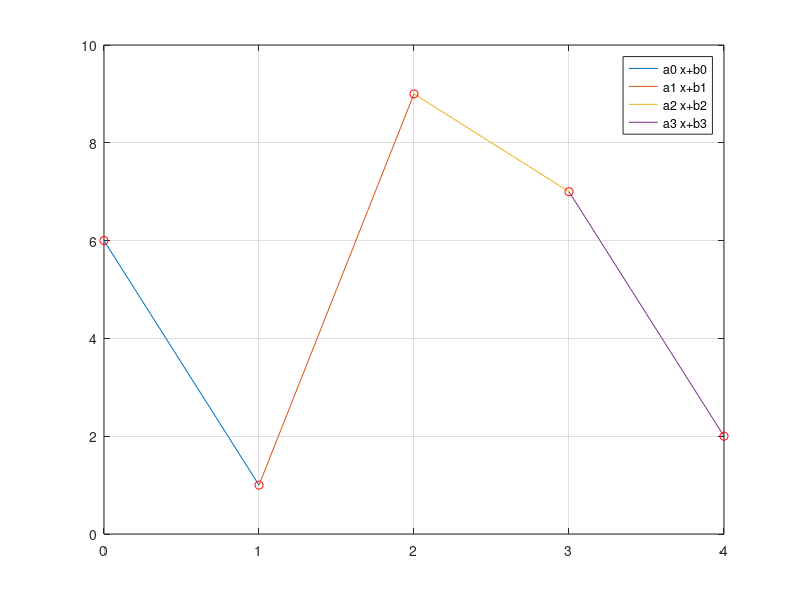

The MATLAB source for this figure:
u=[0 1 2 3 4]; v=[6 1 9 7 2]; % сетка функции x и y  

% формировать систем уравнении в векторно-матричной форме 
a=[0 1 0 0 0 0 0 0 
   1 1 0 0 0 0 0 0 
   0 0 0 1 0 0 0 0 
   0 0 1 1 0 0 0 0 
   0 0 0 0 0 1 0 0 
   0 0 0 0 1 1 0 0 
   0 0 0 0 0 0 0 1 
   0 0 0 0 0 0 1 1]; 

b=[6;1;1;9;9;7;7;2]; 
x=a\b; % решение системы 
xx=0:.1:1; 

%  уравнения функции для каждого отрезка 
z0=@(z)x(1)*z+x(2); 
z1=@(z)x(3)*z+x(4); 
z2=@(z)x(5)*z+x(6); 
z3=@(z)x(7)*z+x(8); 

% построить сеточную функцию и графики кусочно-линейной интерполяции 
plot(xx, z0(xx), xx+1, z1(xx), xx+2, z2(xx), xx+3, z3(xx), u,v,'or'), grid, legend('a0 x+b0', 'a1 x+b1', 'a2 x+b2', 'a3 x+b3') 
